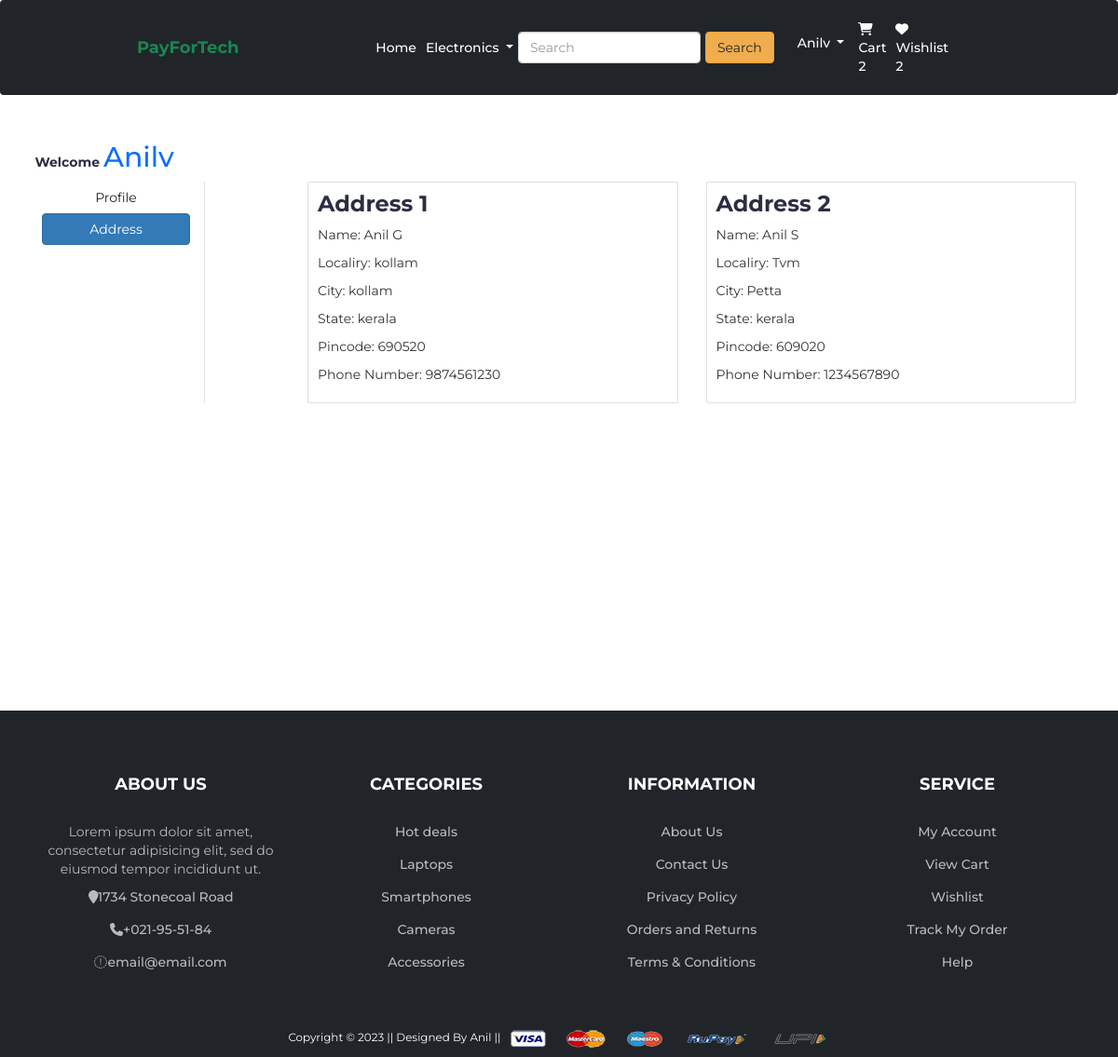
The app's page /address/ (signed in) with its own data.
### app/models.py (models this page shows, shortened)
class Customer(models.Model):
    user = models.ForeignKey(User, on_delete=models.CASCADE)
    name = models.CharField(max_length=200)
    locality = models.CharField(max_length=200)
    city = models.CharField(max_length=50)
    pincode = models.IntegerField()
    state = models.CharField(choices=STATE_CHOICES,max_length=50)
    phone_regex = RegexValidator(
        regex=r'^\d{10}$',  # Matches a 10-digit number
        message="Phone number must be 10 digits long."
    )
    phone_number = models.CharField(validators=[phone_regex], max_length=10)

### app/views.py (the view)
# urls.py: path('address/', views.address, name='address'),
@login_required
def address(request):
 add = Customer.objects.filter(user=request.user)
 return render(request, 'app/address.html', {'add':add,'active':'btn-primary'})

### app/templates/app/address.html (shortened to what this page needs)
{% extends 'app/base.html' %}
{% load static %}
{% block main-content %}
<div class="container my-5">
 <div class="row">
 <h5>Welcome <span class="text-capitalize h2 text-primary">{{request.user}}</span></h5>
  <div class="col-sm-2 border-end">
   <ul class="list-unstyled">
    <li class="d-grid"><a href="{% url 'profile' %}" class="btn">Profile</a></li>
    <li class="d-grid"><a href="{% url 'address' %}" class="btn {{active}}">Address</a></li>
   </ul>
  </div>
  <div class="col-sm-9 offset-sm-1">
   <div class="row">
    {% for ad in add %}
    <div class="col-sm-6">
     <div class="card">
      <div class="card-body">
       <h3>Address {{forloop.counter}}</h3>
       <p>Name: {{ad.name}}</p>
       <p>Localiry: {{ad.locality}}</p>
       <p>City: {{ad.city}}</p>
       <p>State: {{ad.state}}</p>
       <p>Pincode: {{ad.pincode}}</p>
       <p>Phone Number: {{ad.phone_number}}</p>
      </div>
     </div>
    </div>
    {% endfor %}
   </div>
  </div>
 </div>
</div>
{% endblock main-content %}

### app/templates/app/base.html (shortened to what this page needs)
<!doctype html>
{% load static %}
<html lang="en">
  <head>
    <link href="https://cdn.jsdelivr.net/npm/bootstrap@5.0.0-beta1/dist/css/bootstrap.min.css" rel="stylesheet">
    <link rel="stylesheet" href="{% static 'app/css/owl.carousel.min.css' %}">
    <link rel="stylesheet" href="{% static 'app/css/all.min.css' %}">
    <link rel="stylesheet" href="{% static 'app/css/style.css' %}">
        <link rel="stylesheet" href="https://cdnjs.cloudflare.com/ajax/libs/font-awesome/6.0.0-beta3/css/all.min.css" />
		<link type="text/css" rel="stylesheet" href="{% static 'app/css/bootstrap.min.css' %}"/>
		<link type="text/css" rel="stylesheet" href="{% static 'app/css/slick.css' %}"/>
		<link type="text/css" rel="stylesheet" href="{% static 'app/css/nouislider.min.css' %}"/>
		<link rel="stylesheet" href="{% static 'app/css/font-awesome.min.css' %}">
		<link type="text/css" rel="stylesheet" href="{% static 'app/css/style2.css' %}"/>
  </head>
  <body>
<nav class="navbar navbar-expand-lg navbar-dark bg-dark">
  <div class="container">
    <a class="navbar-brand text-success fw-bold" href="/">PayForTech</a>
    <div class="navbar-collapse me-4" id="navbarSupportedContent">
      <ul class="navbar-nav me-auto mb-2 mb-lg-0">
        <li class="nav-item">
          <a class="nav-link active" aria-current="page" href="/">Home</a>
        </li>
        <li class="nav-item dropdown">
          <a class="nav-link dropdown-toggle text-white" href="#" id="electronicsDropdown" role="button" data-bs-toggle="dropdown" aria-expanded="false">
            Electronics
          </a>
        </li>
      </ul>
      <form class="d-flex">
        <input class="form-control me-2" type="search" placeholder="Search" aria-label="Search">
        <button class="btn btn-warning text-dark me-4" type="submit">Search</button>
      </form>
      <div class="header-ctn">
        {% if request.user.is_authenticated %}
        <ul class="navbar-nav me-auto mb-2 mb-lg-0">
          <li class="nav-item dropdown mx-2">
            <a class="nav-link dropdown-toggle text-white" href="#" id="profileDropdown" role="button" data-bs-toggle="dropdown" aria-expanded="false">
              {{request.user.username|capfirst}}
            </a>
          </li>
          <li class="nav-item mx-2">
            <a href="#" class="cart-link"><i class="fa fa-shopping-cart"></i><br><span class="cart-link"> Cart</span><div class="qty">2</div></a>
          </li>
          <li class="nav-item mx-2">
            <a href="#" class="cart-link"><i class="fa fa-heart"></i><br><span class="cart-link"> Wishlist</span><div class="qty">2</div></a>
          </li>
        </ul>
        {% endif %}
      </div>
    </div>
  </div>
</nav>
    {% block main-content %} {% endblock main-content %}
		<footer class="container-fluid bg-dark text-center p-3 " id="footer">
			<div class="section">
				<div class="container">
					<div class="row">
						<div class="col-md-3 col-xs-6">
							<div class="footer">
								<h3 class="footer-title">About Us</h3>
								<p>Lorem ipsum dolor sit amet, consectetur adipisicing elit, sed do eiusmod tempor incididunt ut.</p>
								<ul class="footer-links">
									<li><a href="#"><i class="fa fa-map-marker"></i>1734 Stonecoal Road</a></li>
									<li><a href="#"><i class="fa fa-phone"></i>+021-95-51-84</a></li>
									<li><a href="#"><i class="fa fa-envelope-o"></i>email@email.com</a></li>
								</ul>
							</div>
						</div>
						<div class="col-md-3 col-xs-6">
							<div class="footer">
								<h3 class="footer-title">Categories</h3>
								<ul class="footer-links">
									<li><a href="#">Hot deals</a></li>
									<li><a href="#">Laptops</a></li>
									<li><a href="#">Smartphones</a></li>
									<li><a href="#">Cameras</a></li>
									<li><a href="#">Accessories</a></li>
								</ul>
							</div>
						</div>
						<div class="col-md-3 col-xs-6">
							<div class="footer">
								<h3 class="footer-title">Information</h3>
								<ul class="footer-links">
									<li><a href="#">About Us</a></li>
									<li><a href="#">Contact Us</a></li>
									<li><a href="#">Privacy Policy</a></li>
									<li><a href="#">Orders and Returns</a></li>
									<li><a href="#">Terms & Conditions</a></li>
								</ul>
							</div>
						</div>
						<div class="col-md-3 col-xs-6">
							<div class="footer">
								<h3 class="footer-title">Service</h3>
								<ul class="footer-links">
									<li><a href="#">My Account</a></li>
									<li><a href="#">View Cart</a></li>
									<li><a href="#">Wishlist</a></li>
									<li><a href="#">Track My Order</a></li>
									<li><a href="#">Help</a></li>
								</ul>
							</div>
						</div>
					</div>
				</div>
			</div>
        <small class="text-white">Copyright &copy; 2023 || Designed By Anil || </small>
        <img src="{% static 'app/images/payment.png' %}" alt="" srcset="" class="img-fluid" height="2px">
  </body>
</html>

### app/static/app/css/style2.css (style rules this page uses)
body { font-family: 'Montserrat', sans-serif; font-weight: 400; color: #333; }
h1, h2, h3, h4, h5, h6 { color: #2B2D42; font-weight: 700; margin: 0 0 10px; }
a { color: #2B2D42; font-weight: 500; -webkit-transition: 0.2s color; transition: 0.2s color; }
ul, ol { margin: 0; padding: 0; list-style: none }
.section { padding-top: 30px; padding-bottom: 30px; }
.header-ctn { float: right; padding: 15px 0px; }
#footer { background: #15161D; color: #B9BABC; }
.footer { margin: 30px 0px; }
.footer .footer-title { color: #FFF; text-transform: uppercase; font-size: 18px; margin: 0px 0px 30px; }
.footer-links li+li { margin-top: 15px; }
.footer-links li a { color: #B9BABC; }

### app/templates/app/base.html (style rules this page uses)
html { height:100%; box-sizing:borderbox; }
body { position:relative; margin:0; min-height:100%; display:flex; flex-direction:column; box-sizing:inherit; }
footer { margin-top:300px; }
.cart-link { color: white; }

### records on screen
Customer: name "Anil G", locality "kollam", city "kollam", state "kerala", pincode "690520", phone_number "9874561230"
Customer: name "Anil S", locality "Tvm", city "Petta", state "kerala", pincode "609020", phone_number "1234567890"

### other values on screen
{{ request.user.username|capfirst }} "Anilv"
{{ request.user }} "Anilv"
